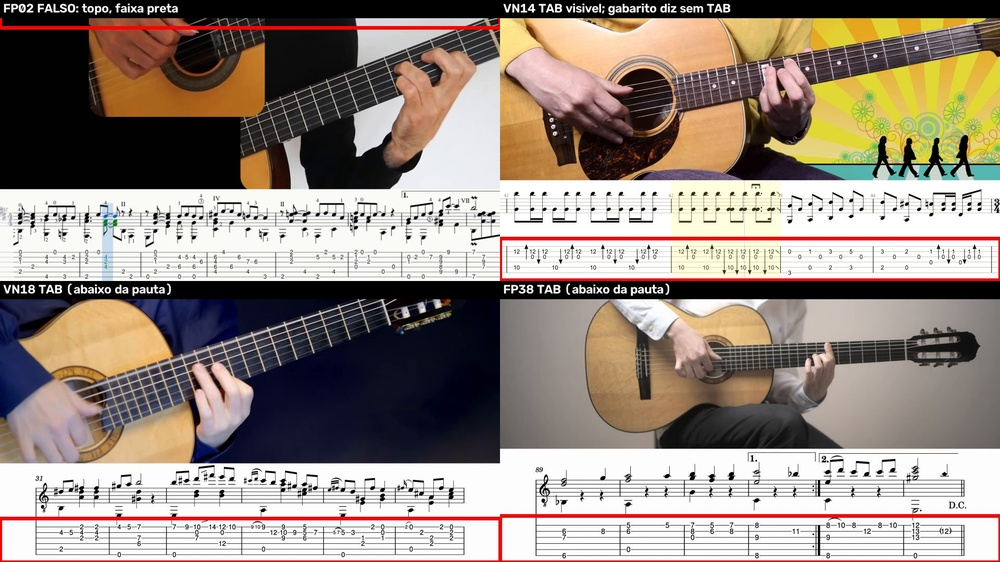
#> input picture data/saida/c1b/folha_novas.jpg, 1000 x 562 px, shrunk from 1920 x 1080 before the run
$ python tabseg.py ../data/saida/c1b/folha_novas.jpg   (older library calls are emulated)
#> lines starting #> are read from the running program, lines starting #| are printed output that depends on the picture; after the words box and inside, x2 and y2 are one past the last pixel; in counts of white or black regions, pixels touching at a corner belong together
#> in main, img is the input picture: shape (562, 1000, 3); mean B, G, R 127.6, 137.8, 150.5
"""Segmentação estrutural de uma linha de TABLATURA renderizada em vídeo.

Objetivo: transformar um recorte de pauta de tablatura (tipicamente 6 cordas) em
uma grade determinística (corda x coluna) com as caixas dos glifos, SEM depender
de OCR genérico.

Desenho inspirado no Audiveris: geometria (linhas, barlines, colunas) é resolvida
por métodos *ad-hoc* determinísticos; só a identidade do símbolo vira modelo.

Famílias de renderização já verificadas nos dados reais:
  A. MuseScore/Guitar Pro, fundo claro, linhas SÓLIDAS, algarismos pretos.
  B. Livro impresso, fundo creme, pauta + TAB, algarismos pretos.
  C. Player escuro (Songsterr-like), fundo preto, algarismos claros.
  D. Player escuro com linhas TRACEJADAS (Cifra Club-like), acordes laranja.
  E. Tab ASCII de texto (Ultimate Guitar), fonte monoespaçada.

Uso:
    python -m tab.tabseg IMAGEM [--debug saida.png] [--json saida.json]
"""

from __future__ import annotations

import argparse
import collections
import itertools
import json
import sys
from collections import Counter
from dataclasses import asdict, dataclass, field

import cv2
import numpy as np


@dataclass
class Glifo:
    x0: int
    y0: int
    x1: int
    y1: int
    corda: int  # 1 = corda aguda (linha de cima), 6 = grave
    coluna: int
    area: int
    partes: int = 1  # quantos componentes foram fundidos neste token
    partes_digito: int = 1  # quantas partes têm "haste" (traço vertical longo)
    # Caixas dos componentes que formaram este token. Sem isto, um `<7>` fundido
    # vira a classe `harmonico` e a CASA 7 se perde para sempre: o símbolo era
    # descartado no instante em que o token era montado, não na classificação.
    componentes: tuple[tuple[int, int, int, int], ...] = ()

    @property
    def cx(self) -> float:
        return (self.x0 + self.x1) / 2

    @property
    def cy(self) -> float:
        return (self.y0 + self.y1) / 2


@dataclass
class Grade:
    altura: int
    largura: int
    linhas_y: list[int] = field(default_factory=list)
    barlines_x: list[int] = field(default_factory=list)
    passo: float = 0.0
    glifos: list[Glifo] = field(default_factory=list)
    avisos: list[str] = field(default_factory=list)
    glifos_centrados: int = 0
    #: Quantos tokens o delimitador recusou, por motivo. Nada some em silêncio: o número
    #: que a coleta descarta tem de aparecer no relatório.
    recusados: dict = field(default_factory=dict)

    def to_json(self) -> dict:
        return {
            "altura": self.altura,
            "largura": self.largura,
            "linhas_y": self.linhas_y,
            "passo": self.passo,
            "barlines_x": self.barlines_x,
            "glifos": [asdict(g) for g in self.glifos],
            "glifos_centrados": self.glifos_centrados,
            "recusados": self.recusados,
            "avisos": self.avisos,
        }


def _para_cinza(img: np.ndarray) -> np.ndarray:
    if img.ndim == 3:
        if img.shape[2] == 4:  # PNG com alfa: compõe no branco
            alfa = img[:, :, 3:4].astype(np.float32) / 255.0
            rgb = img[:, :, :3].astype(np.float32)
            img = (rgb * alfa + 255.0 * (1 - alfa)).astype(np.uint8)
        img = cv2.cvtColor(img, cv2.COLOR_BGR2GRAY)
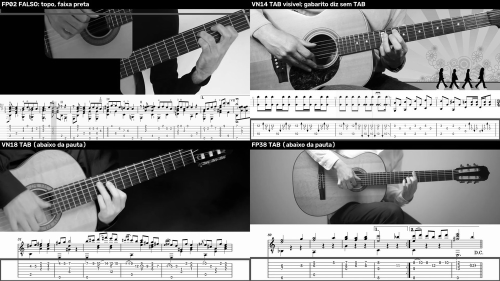
#> img: shape (562, 1000) (shown at 1/2 size); min 0, max 255, mean 140.5
    if img.dtype != np.uint8:
        img = cv2.normalize(img, None, 0, 255, cv2.NORM_MINMAX).astype(np.uint8)
    return img


def binarizar(img: np.ndarray) -> np.ndarray:
    """Tinta = True, detectando a polaridade (fundo claro ou escuro) por Otsu."""
    gray = _para_cinza(img)
    limiar, _ = cv2.threshold(gray, 0, 255, cv2.THRESH_BINARY + cv2.THRESH_OTSU)
#> limiar = 123
    escuros = gray < limiar
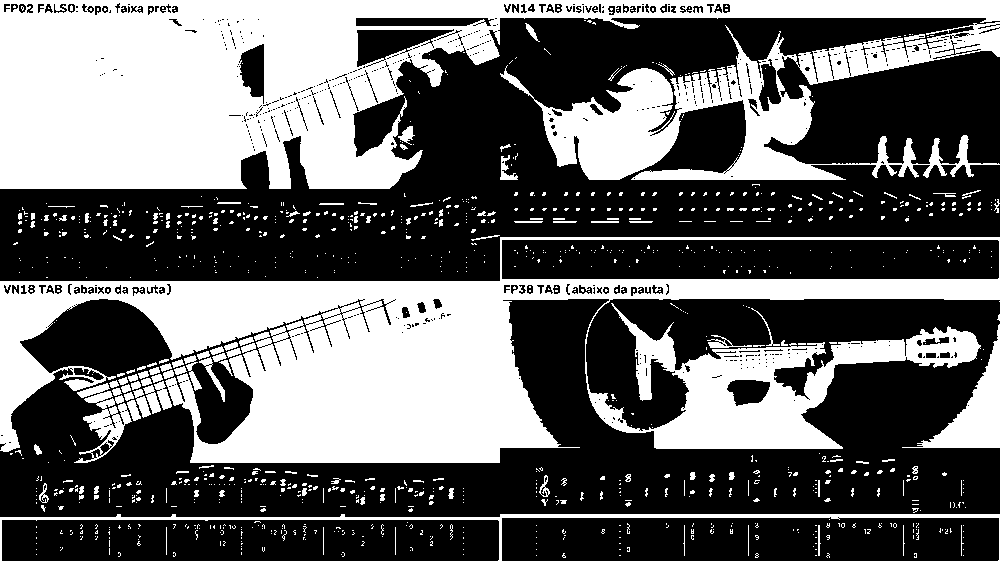
#> escuros: shape (562, 1000) bool; 40% white; 1108 white regions (972 under 20 px), largest, box (x1, y1, x2, y2) and area: (0, 237, 1000, 463) 95775, (0, 0, 1000, 189) 81209, (500, 22, 1000, 180) 25932
    if escuros.mean() > 0.5:  # fundo escuro -> tinta = claro
        return gray > limiar
    return escuros


def _contraste_local(gray: np.ndarray, k: int = 21, delta: int = 12) -> np.ndarray:
    """Tinta = pixels mais ESCUROS que o fundo local (fechamento morfológico grande).

    É o que salva as famílias de traço fino e baixo contraste — player escuro
    (Songsterr/Cifra Club) e livro impresso/PDF — onde o Otsu descarta a linha por
    ela ser cinza-clara e fina.
    """
    se = cv2.getStructuringElement(cv2.MORPH_ELLIPSE, (k, k))
    bg = cv2.morphologyEx(gray, cv2.MORPH_CLOSE, se)
    bg = cv2.GaussianBlur(bg, (0, 0), max(1.0, k / 4))
#> (the rest of the program and of its run is left out)
